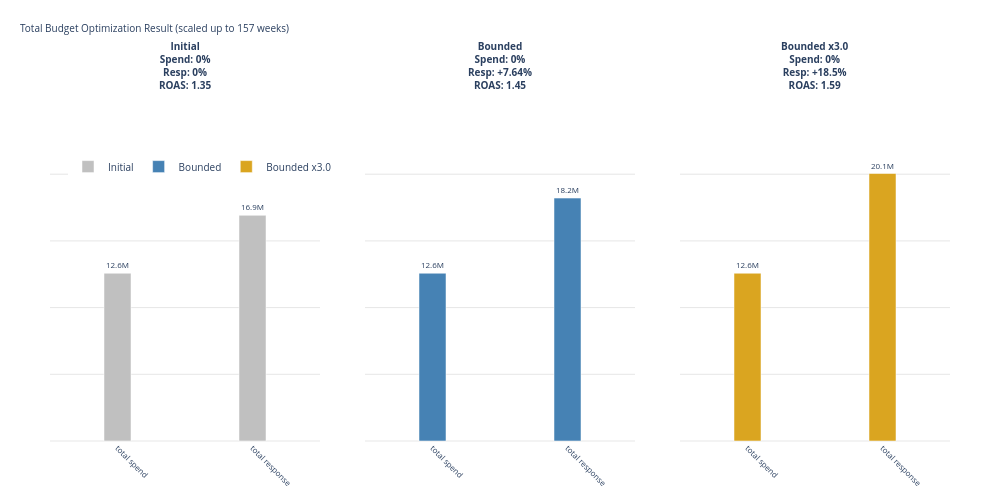
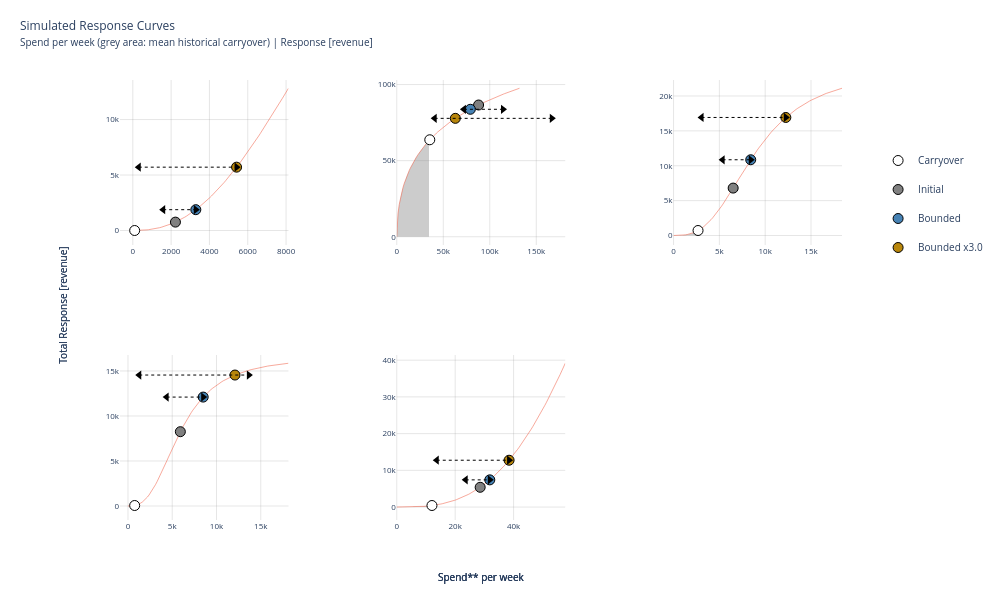

Write notebook code for charts like these, in order.
### Code cell
from robyn.allocator.entities.allocation_params import AllocatorParams
from robyn.allocator.constants import (
    SCENARIO_MAX_RESPONSE, CONSTRAINT_MODE_EQ, DATE_RANGE_ALL,
    DEFAULT_CONSTRAINT_MULTIPLIER, ALGO_SLSQP_AUGLAG,
)

allocator_params = AllocatorParams(
    scenario=SCENARIO_MAX_RESPONSE,
    total_budget=None,
    date_range=DATE_RANGE_ALL,
    channel_constr_low=[0.7, 0.7, 0.7, 0.7, 0.7],
    channel_constr_up=[1.2, 1.5, 1.5, 1.5, 1.5],
    channel_constr_multiplier=DEFAULT_CONSTRAINT_MULTIPLIER,
    optim_algo=ALGO_SLSQP_AUGLAG,
    maxeval=100000,
    constr_mode=CONSTRAINT_MODE_EQ,
    plots=False,
)

butce = robyn_model.optimize_budget(
    allocator_params=allocator_params,
    select_model="3_1434_1",
    display_plots=False,
)
print("Butce optimizasyonu tamamlandi")

### Figure 1 — Plotly figure (JSON) as saved in the notebook; plotly's stock layout.template omitted (floating-point values rounded to 4 significant figures)
{"data": [{"hoverinfo": "none", "marker": {"color": "#C0C0C0"}, "name": "Initial", "showlegend": true, "text": ["12.6M", "16.9M"], "textfont": {"size": 8}, "textposition": "outside", "type": "bar", "width": 0.2, "x": ["total spend", "total response"], "xaxis": "x", "y": [12580000.0, 16920000.0], "yaxis": "y"}, {"hoverinfo": "none", "marker": {"color": "#4682B4"}, "name": "Bounded", "showlegend": true, "text": ["12.6M", "18.2M"], "textfont": {"size": 8}, "textposition": "outside", "type": "bar", "width": 0.2, "x": ["total spend", "total response"], "xaxis": "x2", "y": [12580000.0, 18210000.0], "yaxis": "y2"}, {"hoverinfo": "none", "marker": {"color": "#DAA520"}, "name": "Bounded x3.0", "showlegend": true, "text": ["12.6M", "20.1M"], "textfont": {"size": 8}, "textposition": "outside", "type": "bar", "width": 0.2, "x": ["total spend", "total response"], "xaxis": "x3", "y": [12580000.0, 20050000.0], "yaxis": "y3"}], "layout": {"annotations": [{"align": "center", "font": {"size": 10, "weight": "bold"}, "showarrow": false, "text": "Initial<br>Spend: 0%<br>Resp: 0%<br>ROAS: 1.35", "x": 0.15, "xanchor": "center", "xref": "paper", "y": 1.08, "yanchor": "bottom", "yref": "paper"}, {"align": "center", "font": {"size": 10, "weight": "bold"}, "showarrow": false, "text": "Bounded<br>Spend: 0%<br>Resp: +7.64%<br>ROAS: 1.45", "x": 0.5, "xanchor": "center", "xref": "paper", "y": 1.08, "yanchor": "bottom", "yref": "paper"}, {"align": "center", "font": {"size": 10, "weight": "bold"}, "showarrow": false, "text": "Bounded x3.0<br>Spend: 0%<br>Resp: +18.5%<br>ROAS: 1.59", "x": 0.85, "xanchor": "center", "xref": "paper", "y": 1.08, "yanchor": "bottom", "yref": "paper"}], "bargap": 0.01, "bargroupgap": 0.5, "height": 500, "legend": {"font": {"size": 10}, "orientation": "h", "x": 0.02, "xanchor": "left", "y": 0.9, "yanchor": "top"}, "margin": {"b": 50, "l": 50, "r": 50, "t": 120}, "showlegend": true, "title": {"font": {"size": 10}, "text": "Total Budget Optimization Result (scaled up to 157 weeks)", "x": 0.02, "xanchor": "left", "y": 0.95, "yanchor": "top"}, "width": 1000, "xaxis": {"anchor": "y", "domain": [0, 0.3], "showline": false, "tickangle": 45, "tickfont": {"size": 8}}, "xaxis2": {"anchor": "y2", "domain": [0.35, 0.65], "showline": false, "tickangle": 45, "tickfont": {"size": 8}}, "xaxis3": {"anchor": "y3", "domain": [0.7, 1], "showline": false, "tickangle": 45, "tickfont": {"size": 8}}, "yaxis": {"anchor": "x", "domain": [0, 1], "gridcolor": "rgba(128, 128, 128, 0.2)", "gridwidth": 1, "range": [0, 24060000.0], "showgrid": true, "showline": false, "showticklabels": false, "zeroline": true, "zerolinecolor": "rgba(128, 128, 128, 0.2)", "zerolinewidth": 1}, "yaxis2": {"anchor": "x2", "domain": [0, 1], "gridcolor": "rgba(128, 128, 128, 0.2)", "gridwidth": 1, "range": [0, 24060000.0], "showgrid": true, "showline": false, "showticklabels": false, "zeroline": true, "zerolinecolor": "rgba(128, 128, 128, 0.2)", "zerolinewidth": 1}, "yaxis3": {"anchor": "x3", "domain": [0, 1], "gridcolor": "rgba(128, 128, 128, 0.2)", "gridwidth": 1, "range": [0, 24060000.0], "showgrid": true, "showline": false, "showticklabels": false, "zeroline": true, "zerolinecolor": "rgba(128, 128, 128, 0.2)", "zerolinewidth": 1}}}

### Figure 2 — Plotly figure (JSON) as saved in the notebook; plotly's stock layout.template omitted (floating-point values rounded to 4 significant figures)
{"data": [{"fill": "tozeroy", "fillcolor": "rgba(128, 128, 128, 0.4)", "mode": "none", "showlegend": false, "type": "scatter", "x": [0, 82.07], "xaxis": "x", "y": [0, 0.2991], "yaxis": "y"}, {"line": {"width": 0.5}, "mode": "lines", "name": "facebook_S\n[0.7 - 1.5] & [0.1 - 2.5]", "showlegend": false, "type": "scatter", "x": [0, 82.07, 164.1, 246.2, 328.3, 410.3, 492.4, 574.5, 656.5, 738.6, 820.7, 902.7, 984.8, 1067.0, 1149.0, 1231.0, 1313.0, 1395.0, 1477.0, 1559.0, 1641.0, 1723.0, 1805.0, 1888.0, 1970.0, 2052.0, 2134.0, 2216.0, 2298.0, 2380.0, 2462.0, 2544.0, 2626.0, 2708.0, 2790.0, 2872.0, 2954.0, 3036.0, 3119.0, 3201.0, 3283.0, 3365.0, 3447.0, 3529.0, 3611.0, 3693.0, 3775.0, 3857.0, 3939.0, 4021.0, 4103.0, 4185.0, 4267.0, 4350.0, 4432.0, 4514.0, 4596.0, 4678.0, 4760.0, 4842.0, 4924.0, 5006.0, 5088.0, 5170.0, 5252.0, 5334.0, 5416.0, 5499.0, 5581.0, 5663.0, 5745.0, 5827.0, 5909.0, 5991.0, 6073.0, 6155.0, 6237.0, 6319.0, 6401.0, 6483.0, 6565.0, 6647.0, 6730.0, 6812.0, 6894.0, 6976.0, 7058.0, 7140.0, 7222.0, 7304.0, 7386.0, 7468.0, 7550.0, 7632.0, 7714.0, 7796.0, 7878.0, 7961.0, 8043.0, 8125.0], "xaxis": "x", "y": [0, 0.2991, 1.555, 4.081, 8.089, 13.75, 21.22, 30.61, 42.04, 55.63, 71.45, 89.6, 110.2, 133.2, 158.8, 187.1, 218.0, 251.6, 288.1, 327.4, 369.6, 414.7, 462.8, 514.0, 568.2, 625.5, 685.9, 749.4, 816.1, 886.0, 959.2, 1035.0, 1115.0, 1198.0, 1284.0, 1373.0, 1466.0, 1562.0, 1661.0, 1764.0, 1869.0, 1979.0, 2091.0, 2206.0, 2325.0, 2447.0, 2572.0, 2701.0, 2832.0, 2967.0, 3105.0, 3246.0, 3390.0, 3537.0, 3687.0, 3840.0, 3996.0, 4155.0, 4316.0, 4481.0, 4648.0, 4819.0, 4991.0, 5167.0, 5345.0, 5526.0, 5709.0, 5894.0, 6083.0, 6273.0, 6466.0, 6661.0, 6858.0, 7058.0, 7259.0, 7463.0, 7668.0, 7876.0, 8085.0, 8297.0, 8510.0, 8725.0, 8941.0, 9159.0, 9379.0, 9600.0, 9822.0, 10050.0, 10270.0, 10500.0, 10730.0, 10950.0, 11180.0, 11420.0, 11650.0, 11880.0, 12110.0, 12350.0, 12580.0, 12820.0], "yaxis": "y"}, {"legendgroup": "Carryover", "marker": {"color": "white", "line": {"color": "black", "width": 1}, "size": 10}, "mode": "markers", "name": "Carryover", "showlegend": true, "type": "scatter", "x": [96.72], "xaxis": "x", "y": [0.4421], "yaxis": "y"}, {"legendgroup": "Initial", "marker": {"color": "grey", "line": {"color": "black", "width": 1}, "size": 10}, "mode": "markers", "name": "Initial", "showlegend": true, "type": "scatter", "x": [2225.0], "xaxis": "x", "y": [756.4], "yaxis": "y"}, {"legendgroup": "Bounded", "marker": {"color": "steelblue", "line": {"color": "black", "width": 1}, "size": 10}, "mode": "markers", "name": "Bounded", "showlegend": true, "type": "scatter", "x": [3289.0], "xaxis": "x", "y": [1877.0], "yaxis": "y"}, {"legendgroup": "Bounded x3.0", "marker": {"color": "darkgoldenrod", "line": {"color": "black", "width": 1}, "size": 10}, "mode": "markers", "name": "Bounded x3.0", "showlegend": true, "type": "scatter", "x": [5416.0], "xaxis": "x", "y": [5709.0], "yaxis": "y"}, {"line": {"color": "black", "dash": "dot", "width": 1}, "mode": "lines", "showlegend": false, "type": "scatter", "x": [1586.0, 3289.0], "xaxis": "x", "y": [1877.0, 1877.0], "yaxis": "y"}, {"line": {"color": "black", "dash": "dot", "width": 1}, "mode": "lines", "showlegend": false, "type": "scatter", "x": [309.5, 5416.0], "xaxis": "x", "y": [5709.0, 5709.0], "yaxis": "y"}, {"marker": {"color": "black", "size": 8, "symbol": "triangle-left"}, "mode": "markers", "showlegend": false, "type": "scatter", "x": [1586.0, 309.5], "xaxis": "x", "y": [1877.0, 5709.0], "yaxis": "y"}, {"marker": {"color": "black", "size": 8, "symbol": "triangle-right"}, "mode": "markers", "showlegend": false, "type": "scatter", "x": [3289.0, 5416.0], "xaxis": "x", "y": [1877.0, 5709.0], "yaxis": "y"}, {"fill": "tozeroy", "fillcolor": "rgba(128, 128, 128, 0.4)", "mode": "none", "showlegend": false, "type": "scatter", "x": [0, 1333.0, 2666.0, 3999.0, 5331.0, 6664.0, 7997.0, 9330.0, 10660.0, 12000.0, 13330.0, 14660.0, 15990.0, 17330.0, 18660.0, 19990.0, 21330.0, 22660.0, 23990.0, 25320.0, 26660.0, 27990.0, 29320.0, 30660.0, 31990.0, 33320.0, 34650.0], "xaxis": "x2", "y": [0, 15240.0, 21220.0, 25620.0, 29200.0, 32260.0, 34950.0, 37360.0, 39560.0, 41580.0, 43450.0, 45190.0, 46830.0, 48370.0, 49830.0, 51220.0, 52540.0, 53800.0, 55000.0, 56160.0, 57270.0, 58340.0, 59380.0, 60370.0, 61340.0, 62270.0, 63170.0], "yaxis": "y2"}, {"line": {"width": 0.5}, "mode": "lines", "name": "ooh_S\n[0.7 - 1.5] & [0.1 - 2.5]", "showlegend": false, "type": "scatter", "x": [0, 1333.0, 2666.0, 3999.0, 5331.0, 6664.0, 7997.0, 9330.0, 10660.0, 12000.0, 13330.0, 14660.0, 15990.0, 17330.0, 18660.0, 19990.0, 21330.0, 22660.0, 23990.0, 25320.0, 26660.0, 27990.0, 29320.0, 30660.0, 31990.0, 33320.0, 34650.0, 35990.0, 37320.0, 38650.0, 39990.0, 41320.0, 42650.0, 43980.0, 45320.0, 46650.0, 47980.0, 49310.0, 50650.0, 51980.0, 53310.0, 54650.0, 55980.0, 57310.0, 58640.0, 59980.0, 61310.0, 62640.0, 63980.0, 65310.0, 66640.0, 67970.0, 69310.0, 70640.0, 71970.0, 73310.0, 74640.0, 75970.0, 77300.0, 78640.0, 79970.0, 81300.0, 82640.0, 83970.0, 85300.0, 86630.0, 87970.0, 89300.0, 90630.0, 91970.0, 93300.0, 94630.0, 95960.0, 97300.0, 98630.0, 99960.0, 101300.0, 102600.0, 104000.0, 105300.0, 106600.0, 108000.0, 109300.0, 110600.0, 112000.0, 113300.0, 114600.0, 116000.0, 117300.0, 118600.0, 120000.0, 121300.0, 122600.0, 124000.0, 125300.0, 126600.0, 128000.0, 129300.0, 130600.0, 132000.0], "xaxis": "x2", "y": [0, 15240.0, 21220.0, 25620.0, 29200.0, 32260.0, 34950.0, 37360.0, 39560.0, 41580.0, 43450.0, 45190.0, 46830.0, 48370.0, 49830.0, 51220.0, 52540.0, 53800.0, 55000.0, 56160.0, 57270.0, 58340.0, 59380.0, 60370.0, 61340.0, 62270.0, 63170.0, 64050.0, 64900.0, 65730.0, 66540.0, 67320.0, 68080.0, 68830.0, 69550.0, 70260.0, 70960.0, 71630.0, 72290.0, 72940.0, 73570.0, 74190.0, 74800.0, 75400.0, 75980.0, 76550.0, 77120.0, 77670.0, 78210.0, 78740.0, 79260.0, 79780.0, 80280.0, 80780.0, 81270.0, 81750.0, 82220.0, 82680.0, 83140.0, 83590.0, 84040.0, 84480.0, 84910.0, 85330.0, 85750.0, 86160.0, 86570.0, 86970.0, 87370.0, 87760.0, 88150.0, 88530.0, 88910.0, 89280.0, 89640.0, 90010.0, 90370.0, 90720.0, 91070.0, 91410.0, 91760.0, 92090.0, 92430.0, 92760.0, 93080.0, 93400.0, 93720.0, 94040.0, 94350.0, 94660.0, 94960.0, 95270.0, 95570.0, 95860.0, 96150.0, 96440.0, 96730.0, 97020.0, 97300.0, 97580.0], "yaxis": "y2"}, {"legendgroup": "Carryover", "marker": {"color": "white", "line": {"color": "black", "width": 1}, "size": 10}, "mode": "markers", "name": "Carryover", "showlegend": false, "type": "scatter", "x": [35490.0], "xaxis": "x2", "y": [63720.0], "yaxis": "y2"}, {"legendgroup": "Initial", "marker": {"color": "grey", "line": {"color": "black", "width": 1}, "size": 10}, "mode": "markers", "name": "Initial", "showlegend": false, "type": "scatter", "x": [87970.0], "xaxis": "x2", "y": [86570.0], "yaxis": "y2"}, {"legendgroup": "Bounded", "marker": {"color": "steelblue", "line": {"color": "black", "width": 1}, "size": 10}, "mode": "markers", "name": "Bounded", "showlegend": false, "type": "scatter", "x": [79110.0], "xaxis": "x2", "y": [83750.0], "yaxis": "y2"}, {"legendgroup": "Bounded x3.0", "marker": {"color": "darkgoldenrod", "line": {"color": "black", "width": 1}, "size": 10}, "mode": "markers", "name": "Bounded x3.0", "showlegend": false, "type": "scatter", "x": [62960.0], "xaxis": "x2", "y": [77800.0], "yaxis": "y2"}, {"line": {"color": "black", "dash": "dot", "width": 1}, "mode": "lines", "showlegend": false, "type": "scatter", "x": [72220.0, 114200.0], "xaxis": "x2", "y": [83750.0, 83750.0], "yaxis": "y2"}, {"line": {"color": "black", "dash": "dot", "width": 1}, "mode": "lines", "showlegend": false, "type": "scatter", "x": [40730.0, 166700.0], "xaxis": "x2", "y": [77800.0, 77800.0], "yaxis": "y2"}, {"marker": {"color": "black", "size": 8, "symbol": "triangle-left"}, "mode": "markers", "showlegend": false, "type": "scatter", "x": [72220.0, 40730.0], "xaxis": "x2", "y": [83750.0, 77800.0], "yaxis": "y2"}, {"marker": {"color": "black", "size": 8, "symbol": "triangle-right"}, "mode": "markers", "showlegend": false, "type": "scatter", "x": [114200.0, 166700.0], "xaxis": "x2", "y": [83750.0, 77800.0], "yaxis": "y2"}, {"fill": "tozeroy", "fillcolor": "rgba(128, 128, 128, 0.4)", "mode": "none", "showlegend": false, "type": "scatter", "x": [0, 185.7, 371.3, 557.0, 742.7, 928.4, 1114.0, 1300.0, 1485.0, 1671.0, 1857.0, 2042.0, 2228.0, 2414.0, 2599.0], "xaxis": "x3", "y": [0, 0.3466, 2.54, 8.143, 18.61, 35.3, 59.56, 92.62, 135.7, 189.9, 256.4, 336.0, 429.7, 538.3, 662.5], "yaxis": "y3"}, {"line": {"width": 0.5}, "mode": "lines", "name": "print_S\n[0.7 - 1.5] & [0.1 - 2.5]", "showlegend": false, "type": "scatter", "x": [0, 185.7, 371.3, 557.0, 742.7, 928.4, 1114.0, 1300.0, 1485.0, 1671.0, 1857.0, 2042.0, 2228.0, 2414.0, 2599.0, 2785.0, 2971.0, 3156.0, 3342.0, 3528.0, 3713.0, 3899.0, 4085.0, 4270.0, 4456.0, 4642.0, 4828.0, 5013.0, 5199.0, 5385.0, 5570.0, 5756.0, 5942.0, 6127.0, 6313.0, 6499.0, 6684.0, 6870.0, 7056.0, 7241.0, 7427.0, 7613.0, 7798.0, 7984.0, 8170.0, 8355.0, 8541.0, 8727.0, 8912.0, 9098.0, 9284.0, 9469.0, 9655.0, 9841.0, 10030.0, 10210.0, 10400.0, 10580.0, 10770.0, 10950.0, 11140.0, 11330.0, 11510.0, 11700.0, 11880.0, 12070.0, 12250.0, 12440.0, 12630.0, 12810.0, 13000.0, 13180.0, 13370.0, 13550.0, 13740.0, 13930.0, 14110.0, 14300.0, 14480.0, 14670.0, 14850.0, 15040.0, 15230.0, 15410.0, 15600.0, 15780.0, 15970.0, 16150.0, 16340.0, 16520.0, 16710.0, 16900.0, 17080.0, 17270.0, 17450.0, 17640.0, 17820.0, 18010.0, 18200.0, 18380.0], "xaxis": "x3", "y": [0, 0.3466, 2.54, 8.143, 18.61, 35.3, 59.56, 92.62, 135.7, 189.9, 256.4, 336.0, 429.7, 538.3, 662.5, 802.9, 959.9, 1134.0, 1325.0, 1533.0, 1759.0, 2001.0, 2260.0, 2536.0, 2826.0, 3132.0, 3451.0, 3783.0, 4128.0, 4483.0, 4849.0, 5222.0, 5604.0, 5991.0, 6384.0, 6780.0, 7179.0, 7580.0, 7981.0, 8381.0, 8780.0, 9177.0, 9570.0, 9959.0, 10340.0, 10720.0, 11100.0, 11460.0, 11820.0, 12170.0, 12520.0, 12850.0, 13180.0, 13500.0, 13820.0, 14120.0, 14410.0, 14700.0, 14980.0, 15250.0, 15510.0, 15770.0, 16010.0, 16250.0, 16480.0, 16710.0, 16920.0, 17130.0, 17330.0, 17530.0, 17720.0, 17900.0, 18070.0, 18240.0, 18410.0, 18570.0, 18720.0, 18870.0, 19010.0, 19150.0, 19280.0, 19410.0, 19540.0, 19660.0, 19770.0, 19880.0, 19990.0, 20100.0, 20200.0, 20290.0, 20390.0, 20480.0, 20570.0, 20650.0, 20740.0, 20820.0, 20890.0, 20970.0, 21040.0, 21110.0], "yaxis": "y3"}, {"legendgroup": "Carryover", "marker": {"color": "white", "line": {"color": "black", "width": 1}, "size": 10}, "mode": "markers", "name": "Carryover", "showlegend": false, "type": "scatter", "x": [2674.0], "xaxis": "x3", "y": [717.1], "yaxis": "y3"}, {"legendgroup": "Initial", "marker": {"color": "grey", "line": {"color": "black", "width": 1}, "size": 10}, "mode": "markers", "name": "Initial", "showlegend": false, "type": "scatter", "x": [6506.0], "xaxis": "x3", "y": [6797.0], "yaxis": "y3"}, {"legendgroup": "Bounded", "marker": {"color": "steelblue", "line": {"color": "black", "width": 1}, "size": 10}, "mode": "markers", "name": "Bounded", "showlegend": false, "type": "scatter", "x": [8422.0], "xaxis": "x3", "y": [10860.0], "yaxis": "y3"}, {"legendgroup": "Bounded x3.0", "marker": {"color": "darkgoldenrod", "line": {"color": "black", "width": 1}, "size": 10}, "mode": "markers", "name": "Bounded x3.0", "showlegend": false, "type": "scatter", "x": [12250.0], "xaxis": "x3", "y": [16920.0], "yaxis": "y3"}, {"line": {"color": "black", "dash": "dot", "width": 1}, "mode": "lines", "showlegend": false, "type": "scatter", "x": [5357.0, 8422.0], "xaxis": "x3", "y": [10860.0, 10860.0], "yaxis": "y3"}, {"line": {"color": "black", "dash": "dot", "width": 1}, "mode": "lines", "showlegend": false, "type": "scatter", "x": [3057.0, 12250.0], "xaxis": "x3", "y": [16920.0, 16920.0], "yaxis": "y3"}, {"marker": {"color": "black", "size": 8, "symbol": "triangle-left"}, "mode": "markers", "showlegend": false, "type": "scatter", "x": [5357.0, 3057.0], "xaxis": "x3", "y": [10860.0, 16920.0], "yaxis": "y3"}, {"marker": {"color": "black", "size": 8, "symbol": "triangle-right"}, "mode": "markers", "showlegend": false, "type": "scatter", "x": [8422.0, 12250.0], "xaxis": "x3", "y": [10860.0, 16920.0], "yaxis": "y3"}, {"fill": "tozeroy", "fillcolor": "rgba(128, 128, 128, 0.4)", "mode": "none", "showlegend": false, "type": "scatter", "x": [0, 183.1, 366.2, 549.3, 732.4], "xaxis": "x4", "y": [0, 1.081, 7.376, 22.66, 50.2], "yaxis": "y4"}, {"line": {"width": 0.5}, "mode": "lines", "name": "search_S\n[0.7 - 1.5] & [0.1 - 2.5]", "showlegend": false, "type": "scatter", "x": [0, 183.1, 366.2, 549.3, 732.4, 915.5, 1099.0, 1282.0, 1465.0, 1648.0, 1831.0, 2014.0, 2197.0, 2380.0, 2563.0, 2747.0, 2930.0, 3113.0, 3296.0, 3479.0, 3662.0, 3845.0, 4028.0, 4211.0, 4394.0, 4578.0, 4761.0, 4944.0, 5127.0, 5310.0, 5493.0, 5676.0, 5859.0, 6042.0, 6225.0, 6409.0, 6592.0, 6775.0, 6958.0, 7141.0, 7324.0, 7507.0, 7690.0, 7873.0, 8056.0, 8240.0, 8423.0, 8606.0, 8789.0, 8972.0, 9155.0, 9338.0, 9521.0, 9704.0, 9887.0, 10070.0, 10250.0, 10440.0, 10620.0, 10800.0, 10990.0, 11170.0, 11350.0, 11540.0, 11720.0, 11900.0, 12080.0, 12270.0, 12450.0, 12630.0, 12820.0, 13000.0, 13180.0, 13370.0, 13550.0, 13730.0, 13920.0, 14100.0, 14280.0, 14470.0, 14650.0, 14830.0, 15010.0, 15200.0, 15380.0, 15560.0, 15750.0, 15930.0, 16110.0, 16300.0, 16480.0, 16660.0, 16850.0, 17030.0, 17210.0, 17390.0, 17580.0, 17760.0, 17940.0, 18130.0], "xaxis": "x4", "y": [0, 1.081, 7.376, 22.66, 50.2, 92.92, 153.4, 234.0, 336.6, 462.9, 614.0, 790.7, 993.4, 1222.0, 1476.0, 1753.0, 2054.0, 2376.0, 2717.0, 3075.0, 3446.0, 3830.0, 4223.0, 4622.0, 5025.0, 5430.0, 5833.0, 6235.0, 6631.0, 7022.0, 7404.0, 7778.0, 8142.0, 8495.0, 8837.0, 9167.0, 9486.0, 9792.0, 10090.0, 10370.0, 10640.0, 10900.0, 11140.0, 11380.0, 11600.0, 11820.0, 12020.0, 12210.0, 12400.0, 12580.0, 12740.0, 12900.0, 13050.0, 13200.0, 13340.0, 13470.0, 13590.0, 13710.0, 13820.0, 13930.0, 14030.0, 14130.0, 14220.0, 14310.0, 14390.0, 14470.0, 14550.0, 14620.0, 14690.0, 14760.0, 14820.0, 14880.0, 14940.0, 15000.0, 15050.0, 15100.0, 15150.0, 15200.0, 15240.0, 15280.0, 15320.0, 15360.0, 15400.0, 15440.0, 15470.0, 15510.0, 15540.0, 15570.0, 15600.0, 15630.0, 15650.0, 15680.0, 15710.0, 15730.0, 15750.0, 15780.0, 15800.0, 15820.0, 15840.0, 15860.0], "yaxis": "y4"}, {"legendgroup": "Carryover", "marker": {"color": "white", "line": {"color": "black", "width": 1}, "size": 10}, "mode": "markers", "name": "Carryover", "showlegend": false, "type": "scatter", "x": [758.4], "xaxis": "x4", "y": [55.27], "yaxis": "y4"}, {"legendgroup": "Initial", "marker": {"color": "grey", "line": {"color": "black", "width": 1}, "size": 10}, "mode": "markers", "name": "Initial", "showlegend": false, "type": "scatter", "x": [5917.0], "xaxis": "x4", "y": [8255.0], "yaxis": "y4"}, {"legendgroup": "Bounded", "marker": {"color": "steelblue", "line": {"color": "black", "width": 1}, "size": 10}, "mode": "markers", "name": "Bounded", "showlegend": false, "type": "scatter", "x": [8497.0], "xaxis": "x4", "y": [12100.0], "yaxis": "y4"}, {"legendgroup": "Bounded x3.0", "marker": {"color": "darkgoldenrod", "line": {"color": "black", "width": 1}, "size": 10}, "mode": "markers", "name": "Bounded x3.0", "showlegend": false, "type": "scatter", "x": [12080.0], "xaxis": "x4", "y": [14550.0], "yaxis": "y4"}, {"line": {"color": "black", "dash": "dot", "width": 1}, "mode": "lines", "showlegend": false, "type": "scatter", "x": [4370.0, 8497.0], "xaxis": "x4", "y": [12100.0, 12100.0], "yaxis": "y4"}, {"line": {"color": "black", "dash": "dot", "width": 1}, "mode": "lines", "showlegend": false, "type": "scatter", "x": [1274.0, 13660.0], "xaxis": "x4", "y": [14550.0, 14550.0], "yaxis": "y4"}, {"marker": {"color": "black", "size": 8, "symbol": "triangle-left"}, "mode": "markers", "showlegend": false, "type": "scatter", "x": [4370.0, 1274.0], "xaxis": "x4", "y": [12100.0, 14550.0], "yaxis": "y4"}, {"marker": {"color": "black", "size": 8, "symbol": "triangle-right"}, "mode": "markers", "showlegend": false, "type": "scatter", "x": [8497.0, 13660.0], "xaxis": "x4", "y": [12100.0, 14550.0], "yaxis": "y4"}, {"fill": "tozeroy", "fillcolor": "rgba(128, 128, 128, 0.4)", "mode": "none", "showlegend": false, "type": "scatter", "x": [0, 582.7, 1165.0, 1748.0, 2331.0, 2914.0, 3496.0, 4079.0, 4662.0, 5244.0, 5827.0, 6410.0, 6992.0, 7575.0, 8158.0, 8741.0, 9323.0, 9906.0, 10490.0, 11070.0, 11650.0], "xaxis": "x5", "y": [0, 0.05176, 0.4062, 1.355, 3.187, 6.186, 10.64, 16.82, 25.01, 35.49, 48.54, 64.43, 83.44, 105.8, 131.9, 161.9, 196.1, 234.8, 278.3, 326.7, 380.5], "yaxis": "y5"}, {"line": {"width": 0.5}, "mode": "lines", "name": "tv_S\n[0.7 - 1.2] & [0.1 - 1.6]", "showlegend": false, "type": "scatter", "x": [0, 582.7, 1165.0, 1748.0, 2331.0, 2914.0, 3496.0, 4079.0, 4662.0, 5244.0, 5827.0, 6410.0, 6992.0, 7575.0, 8158.0, 8741.0, 9323.0, 9906.0, 10490.0, 11070.0, 11650.0, 12240.0, 12820.0, 13400.0, 13980.0, 14570.0, 15150.0, 15730.0, 16320.0, 16900.0, 17480.0, 18060.0, 18650.0, 19230.0, 19810.0, 20390.0, 20980.0, 21560.0, 22140.0, 22730.0, 23310.0, 23890.0, 24470.0, 25060.0, 25640.0, 26220.0, 26800.0, 27390.0, 27970.0, 28550.0, 29140.0, 29720.0, 30300.0, 30880.0, 31470.0, 32050.0, 32630.0, 33210.0, 33800.0, 34380.0, 34960.0, 35540.0, 36130.0, 36710.0, 37290.0, 37880.0, 38460.0, 39040.0, 39620.0, 40210.0, 40790.0, 41370.0, 41950.0, 42540.0, 43120.0, 43700.0, 44290.0, 44870.0, 45450.0, 46030.0, 46620.0, 47200.0, 47780.0, 48360.0, 48950.0, 49530.0, 50110.0, 50690.0, 51280.0, 51860.0, 52440.0, 53030.0, 53610.0, 54190.0, 54770.0, 55360.0, 55940.0, 56520.0, 57100.0, 57690.0], "xaxis": "x5", "y": [0, 0.05176, 0.4062, 1.355, 3.187, 6.186, 10.64, 16.82, 25.01, 35.49, 48.54, 64.43, 83.44, 105.8, 131.9, 161.9, 196.1, 234.8, 278.3, 326.7, 380.5, 439.8, 504.9, 576.1, 653.6, 737.8, 828.8, 926.9, 1032.0, 1145.0, 1266.0, 1396.0, 1533.0, 1679.0, 1834.0, 1998.0, 2172.0, 2355.0, 2547.0, 2750.0, 2963.0, 3187.0, 3421.0, 3666.0, 3923.0, 4190.0, 4470.0, 4760.0, 5063.0, 5378.0, 5706.0, 6045.0, 6398.0, 6763.0, 7142.0, 7533.0, 7938.0, 8356.0, 8789.0, 9234.0, 9694.0, 10170.0, 10660.0, 11160.0, 11670.0, 12210.0, 12750.0, 13310.0, 13890.0, 14480.0, 15080.0, 15700.0, 16340.0, 16990.0, 17650.0, 18330.0, 19030.0, 19740.0, 20460.0, 21200.0, 21960.0, 22730.0, 23520.0, 24320.0, 25140.0, 25970.0, 26820.0, 27680.0, 28560.0, 29450.0, 30350.0, 31280.0, 32210.0, 33160.0, 34130.0, 35110.0, 36100.0, 37110.0, 38130.0, 39160.0], "yaxis": "y5"}, {"legendgroup": "Carryover", "marker": {"color": "white", "line": {"color": "black", "width": 1}, "size": 10}, "mode": "markers", "name": "Carryover", "showlegend": false, "type": "scatter", "x": [12050.0], "xaxis": "x5", "y": [420.1], "yaxis": "y5"}, {"legendgroup": "Initial", "marker": {"color": "grey", "line": {"color": "black", "width": 1}, "size": 10}, "mode": "markers", "name": "Initial", "showlegend": false, "type": "scatter", "x": [28550.0], "xaxis": "x5", "y": [5380.0], "yaxis": "y5"}, {"legendgroup": "Bounded", "marker": {"color": "steelblue", "line": {"color": "black", "width": 1}, "size": 10}, "mode": "markers", "name": "Bounded", "showlegend": false, "type": "scatter", "x": [31860.0], "xaxis": "x5", "y": [7402.0], "yaxis": "y5"}, {"legendgroup": "Bounded x3.0", "marker": {"color": "darkgoldenrod", "line": {"color": "black", "width": 1}, "size": 10}, "mode": "markers", "name": "Bounded x3.0", "showlegend": false, "type": "scatter", "x": [38460.0], "xaxis": "x5", "y": [12750.0], "yaxis": "y5"}, {"line": {"color": "black", "dash": "dot", "width": 1}, "mode": "lines", "showlegend": false, "type": "scatter", "x": [23600.0, 31860.0], "xaxis": "x5", "y": [7402.0, 7402.0], "yaxis": "y5"}, {"line": {"color": "black", "dash": "dot", "width": 1}, "mode": "lines", "showlegend": false, "type": "scatter", "x": [13700.0, 38460.0], "xaxis": "x5", "y": [12750.0, 12750.0], "yaxis": "y5"}, {"marker": {"color": "black", "size": 8, "symbol": "triangle-left"}, "mode": "markers", "showlegend": false, "type": "scatter", "x": [23600.0, 13700.0], "xaxis": "x5", "y": [7402.0, 12750.0], "yaxis": "y5"}, {"marker": {"color": "black", "size": 8, "symbol": "triangle-right"}, "mode": "markers", "showlegend": false, "type": "scatter", "x": [31860.0, 38460.0], "xaxis": "x5", "y": [7402.0, 12750.0], "yaxis": "y5"}], "layout": {"annotations": [{"font": {"size": 10}, "showarrow": false, "text": "Spend** per week", "x": 0.5, "xanchor": "center", "xref": "paper", "y": -0.15, "yanchor": "bottom", "yref": "paper"}, {"font": {"size": 10}, "showarrow": false, "text": "Total Response [revenue]", "textangle": -90, "x": -0.08, "xanchor": "center", "xref": "paper", "y": 0.35, "yanchor": "bottom", "yref": "paper"}, {"font": {"size": 10}, "showarrow": false, "text": "Spend** per week", "x": 0.5, "xanchor": "center", "xref": "paper", "y": -0.15, "yanchor": "bottom", "yref": "paper"}, {"font": {"size": 10}, "showarrow": false, "text": "Total Response [revenue]", "textangle": -90, "x": -0.08, "xanchor": "center", "xref": "paper", "y": 0.35, "yanchor": "bottom", "yref": "paper"}, {"font": {"size": 10}, "showarrow": false, "text": "Spend** per week", "x": 0.5, "xanchor": "center", "xref": "paper", "y": -0.15, "yanchor": "bottom", "yref": "paper"}], "height": 600, "legend": {"font": {"size": 10}, "orientation": "v", "x": 1.05, "xanchor": "left", "y": 0.85, "yanchor": "top"}, "margin": {"b": 80, "l": 120, "r": 50, "t": 80}, "showlegend": true, "title": {"font": {"size": 12}, "text": "Simulated Response Curves<br><span style='font-size:10px'>Spend per week (grey area: mean historical carryover) | Response [revenue]</span>", "x": 0.02, "xanchor": "left", "y": 0.95, "yanchor": "top"}, "width": 1000, "xaxis": {"anchor": "y", "domain": [0, 0.2333], "gridcolor": "rgba(128, 128, 128, 0.2)", "gridwidth": 1, "showgrid": true, "tickfont": {"size": 8}, "zeroline": true, "zerolinecolor": "rgba(128, 128, 128, 0.2)", "zerolinewidth": 1}, "xaxis2": {"anchor": "y2", "domain": [0.3833, 0.6167], "gridcolor": "rgba(128, 128, 128, 0.2)", "gridwidth": 1, "showgrid": true, "tickfont": {"size": 8}, "zeroline": true, "zerolinecolor": "rgba(128, 128, 128, 0.2)", "zerolinewidth": 1}, "xaxis3": {"anchor": "y3", "domain": [0.7667, 1.0], "gridcolor": "rgba(128, 128, 128, 0.2)", "gridwidth": 1, "showgrid": true, "tickfont": {"size": 8}, "zeroline": true, "zerolinecolor": "rgba(128, 128, 128, 0.2)", "zerolinewidth": 1}, "xaxis4": {"anchor": "y4", "domain": [0, 0.2333], "gridcolor": "rgba(128, 128, 128, 0.2)", "gridwidth": 1, "showgrid": true, "tickfont": {"size": 8}, "zeroline": true, "zerolinecolor": "rgba(128, 128, 128, 0.2)", "zerolinewidth": 1}, "xaxis5": {"anchor": "y5", "domain": [0.3833, 0.6167], "gridcolor": "rgba(128, 128, 128, 0.2)", "gridwidth": 1, "showgrid": true, "tickfont": {"size": 8}, "zeroline": true, "zerolinecolor": "rgba(128, 128, 128, 0.2)", "zerolinewidth": 1}, "xaxis6": {"anchor": "y6", "domain": [0.7667, 1.0], "gridcolor": "rgba(128, 128, 128, 0.2)", "gridwidth": 1, "showgrid": true, "tickfont": {"size": 8}, "zeroline": true, "zerolinecolor": "rgba(128, 128, 128, 0.2)", "zerolinewidth": 1}, "yaxis": {"anchor": "x", "domain": [0.625, 1], "gridcolor": "rgba(128, 128, 128, 0.2)", "gridwidth": 1, "showgrid": true, "tickfont": {"size": 8}, "zeroline": true, "zerolinecolor": "rgba(128, 128, 128, 0.2)", "zerolinewidth": 1}, "yaxis2": {"anchor": "x2", "domain": [0.625, 1], "gridcolor": "rgba(128, 128, 128, 0.2)", "gridwidth": 1, "showgrid": true, "tickfont": {"size": 8}, "zeroline": true, "zerolinecolor": "rgba(128, 128, 128, 0.2)", "zerolinewidth": 1}, "yaxis3": {"anchor": "x3", "domain": [0.625, 1], "gridcolor": "rgba(128, 128, 128, 0.2)", "gridwidth": 1, "showgrid": true, "tickfont": {"size": 8}, "zeroline": true, "zerolinecolor": "rgba(128, 128, 128, 0.2)", "zerolinewidth": 1}, "yaxis4": {"anchor": "x4", "domain": [0, 0.375], "gridcolor": "rgba(128, 128, 128, 0.2)", "gridwidth": 1, "showgrid": true, "tickfont": {"size": 8}, "zeroline": true, "zerolinecolor": "rgba(128, 128, 128, 0.2)", "zerolinewidth": 1}, "yaxis5": {"anchor": "x5", "domain": [0, 0.375], "gridcolor": "rgba(128, 128, 128, 0.2)", "gridwidth": 1, "showgrid": true, "tickfont": {"size": 8}, "zeroline": true, "zerolinecolor": "rgba(128, 128, 128, 0.2)", "zerolinewidth": 1}, "yaxis6": {"anchor": "x6", "domain": [0, 0.375], "gridcolor": "rgba(128, 128, 128, 0.2)", "gridwidth": 1, "showgrid": true, "tickfont": {"size": 8}, "zeroline": true, "zerolinecolor": "rgba(128, 128, 128, 0.2)", "zerolinewidth": 1}}}
